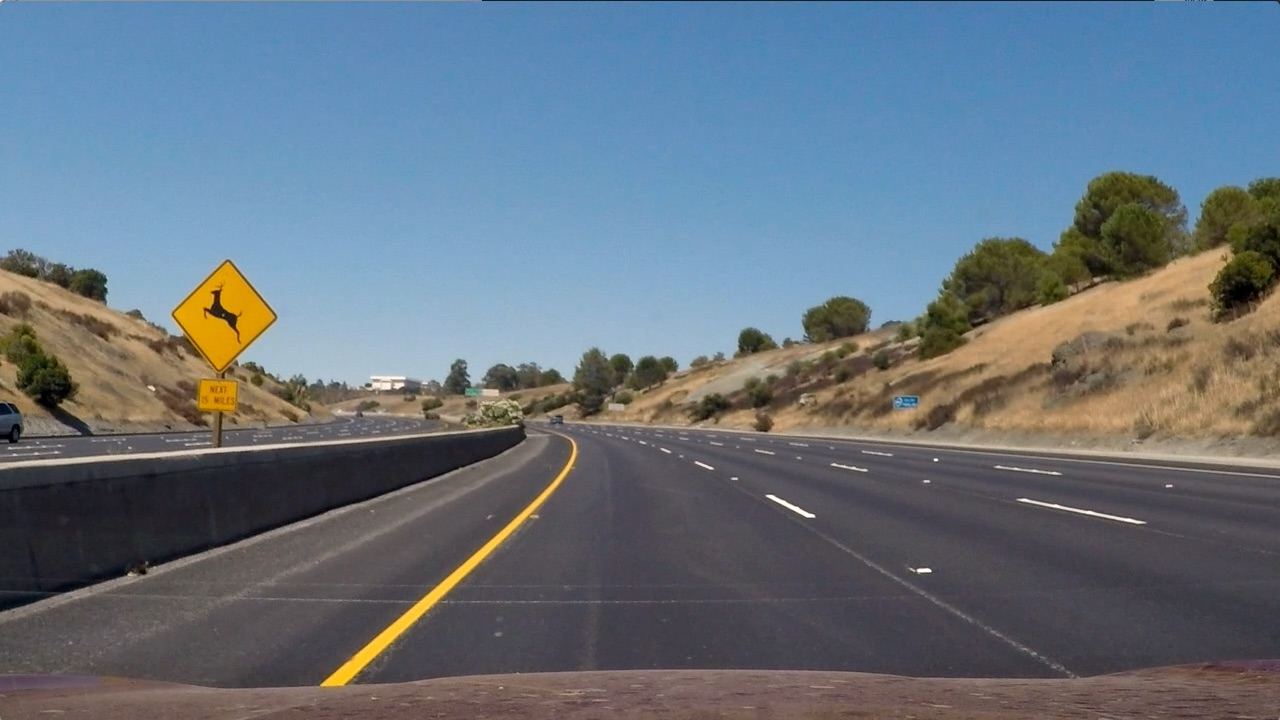
#> input picture lesson6/test2.jpg, 1280 x 720 px
$ python gradient_hls.py   (older library calls are emulated)
#> lines starting #> are read from the running program, lines starting #| are printed output that depends on the picture
import numpy as np
import cv2
import matplotlib.pyplot as plt
import matplotlib.image as mpimg


#image = mpimg.imread('bridge_shadow.jpg')
image = mpimg.imread('test2.jpg')
#> image is the input picture: shape (720, 1280, 3); mean R, G, B 102.8, 114.6, 125.5

# Edit this function to create your own pipeline.
def pipeline(img, s_thresh=(170, 255), sx_thresh=(20, 100)):
#> called with s_thresh = (170, 255), sx_thresh = (20, 100)
    img = np.copy(img)
    # Convert to HLS color space and separate the V channel
    hls = cv2.cvtColor(img, cv2.COLOR_RGB2HLS)
#> hls: shape (720, 1280, 3); mean of channels 0, 1, 2 86.2, 113.9, 64.8
    l_channel = hls[:,:,1]
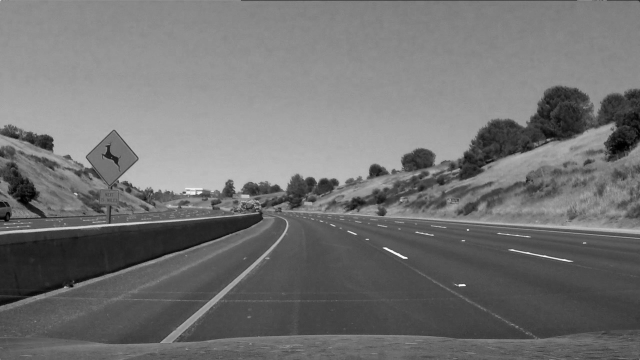
#> l_channel: shape (720, 1280) (shown at 1/2 size); min 0, max 254, mean 113.9
    s_channel = hls[:,:,2]
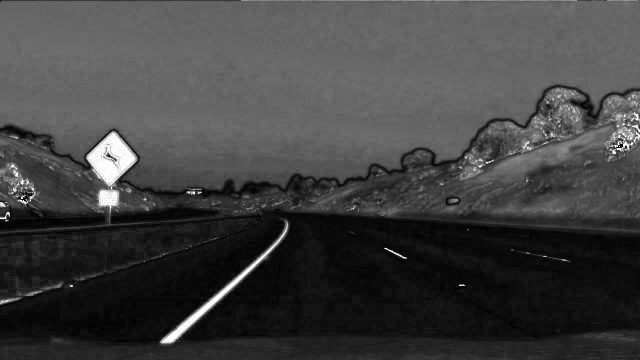
#> s_channel: shape (720, 1280) (shown at 1/2 size); min 0, max 255, mean 64.8
    # Sobel x
    sobelx = cv2.Sobel(l_channel, cv2.CV_64F, 1, 0) # Take the derivative in x
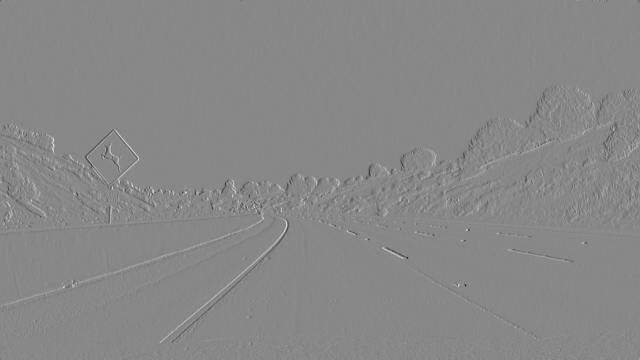
#> sobelx: shape (720, 1280) float64 (shown at 1/2 size); min -606, max 532, mean -0.1; drawn with min black and max white
    abs_sobelx = np.absolute(sobelx) # Absolute x derivative to accentuate lines away from horizontal
    scaled_sobel = np.uint8(255*abs_sobelx/np.max(abs_sobelx))

    # Threshold x gradient
    sxbinary = np.zeros_like(scaled_sobel)
    sxbinary[(scaled_sobel >= sx_thresh[0]) & (scaled_sobel <= sx_thresh[1])] = 1

    # Threshold color channel
    s_binary = np.zeros_like(s_channel)
    s_binary[(s_channel >= s_thresh[0]) & (s_channel <= s_thresh[1])] = 1
    # Stack each channel
    color_binary = np.dstack(( np.zeros_like(sxbinary), sxbinary, s_binary)) * 255
    return color_binary

result = pipeline(image)
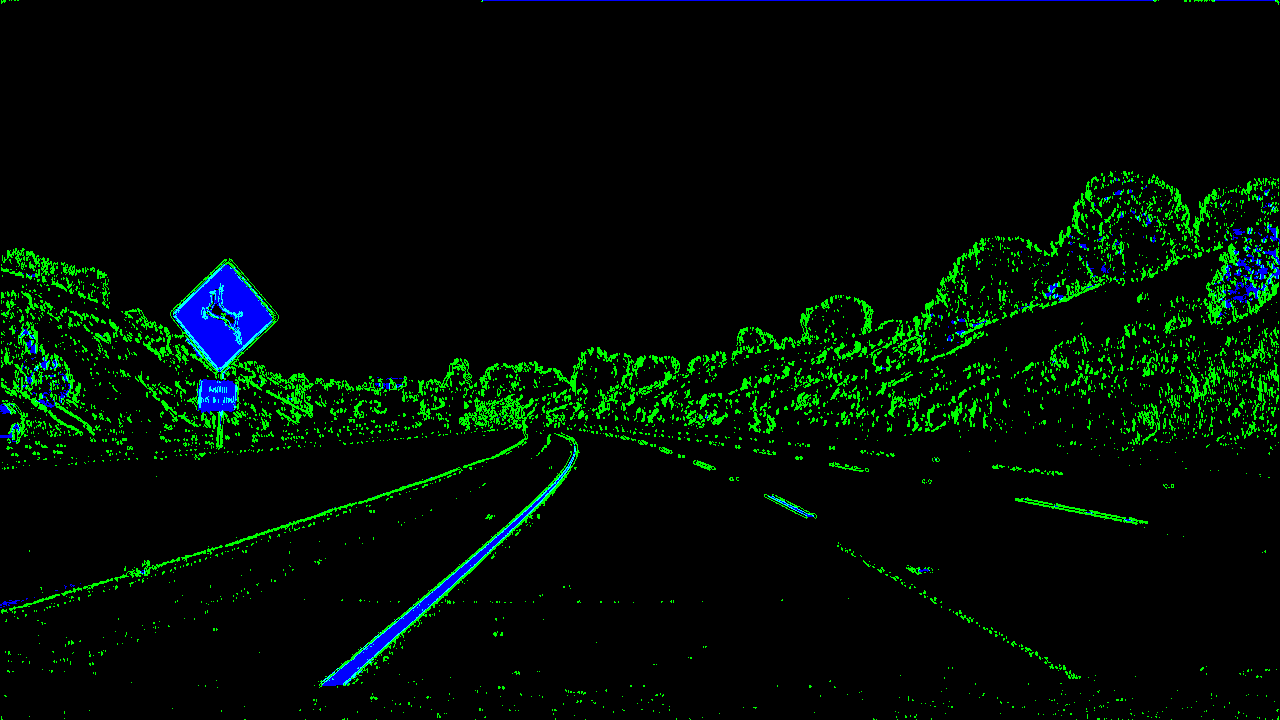
#> result: shape (720, 1280, 3); mean R, G, B 0, 12.7, 3.8

# Plot the result
f, (ax1, ax2) = plt.subplots(1, 2, figsize=(24, 9))
f.tight_layout()

ax1.imshow(image)
ax1.set_title('Original Image', fontsize=40)

ax2.imshow(result)
ax2.set_title('Pipeline Result', fontsize=40)
plt.subplots_adjust(left=0., right=1, top=0.9, bottom=0.)

plt.show()

$ run again, with lesson6/test1.jpg copied over lesson6/test2.jpg
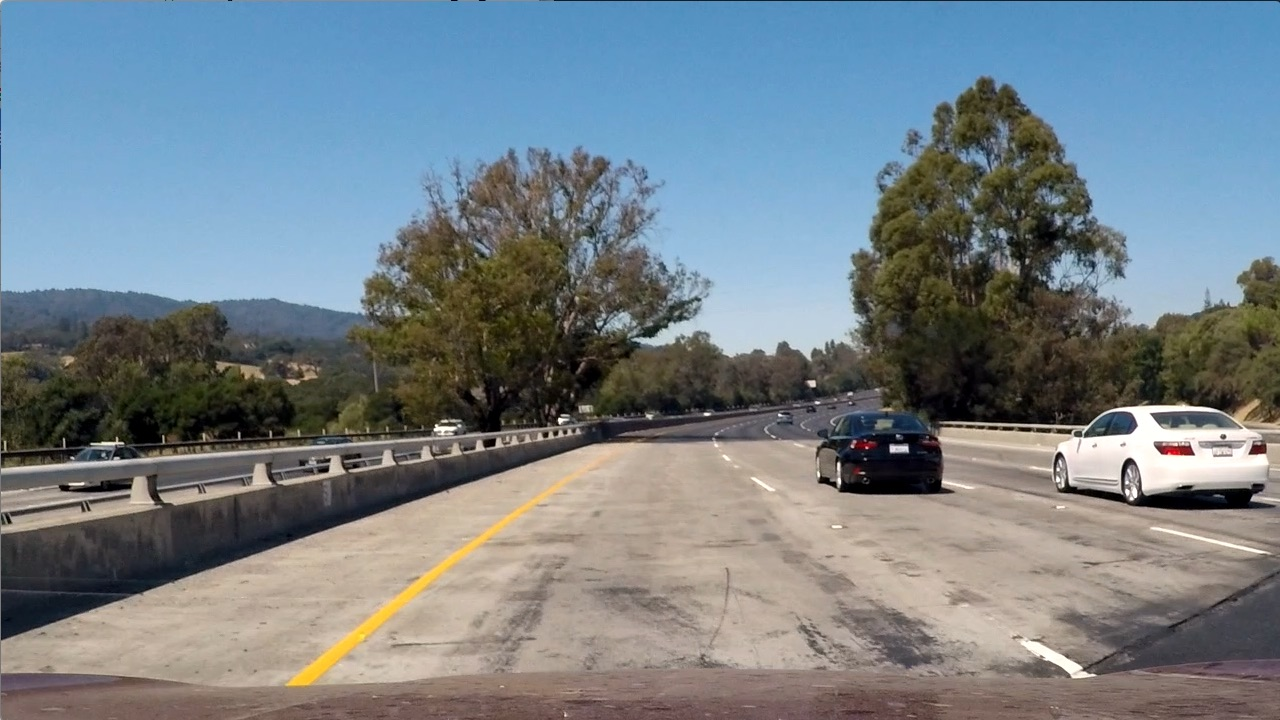
#> input picture lesson6/test1.jpg, 1280 x 720 px
#> image is the input picture: shape (720, 1280, 3); mean R, G, B 117.5, 128.7, 135.5
#> hls: shape (720, 1280, 3); mean of channels 0, 1, 2 60.2, 126.7, 74.4
#> in pipeline, `sobelx = cv2.Sobel(l_channel, cv2.CV_64F, 1, 0)`:
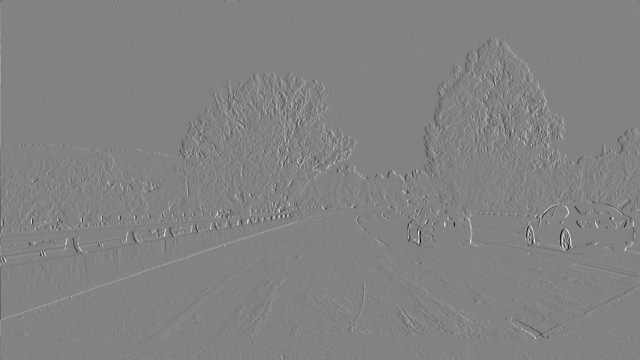
#> sobelx: shape (720, 1280) float64 (shown at 1/2 size); min -856, max 819, mean 0; drawn with min black and max white
#> `result = pipeline(image)`:
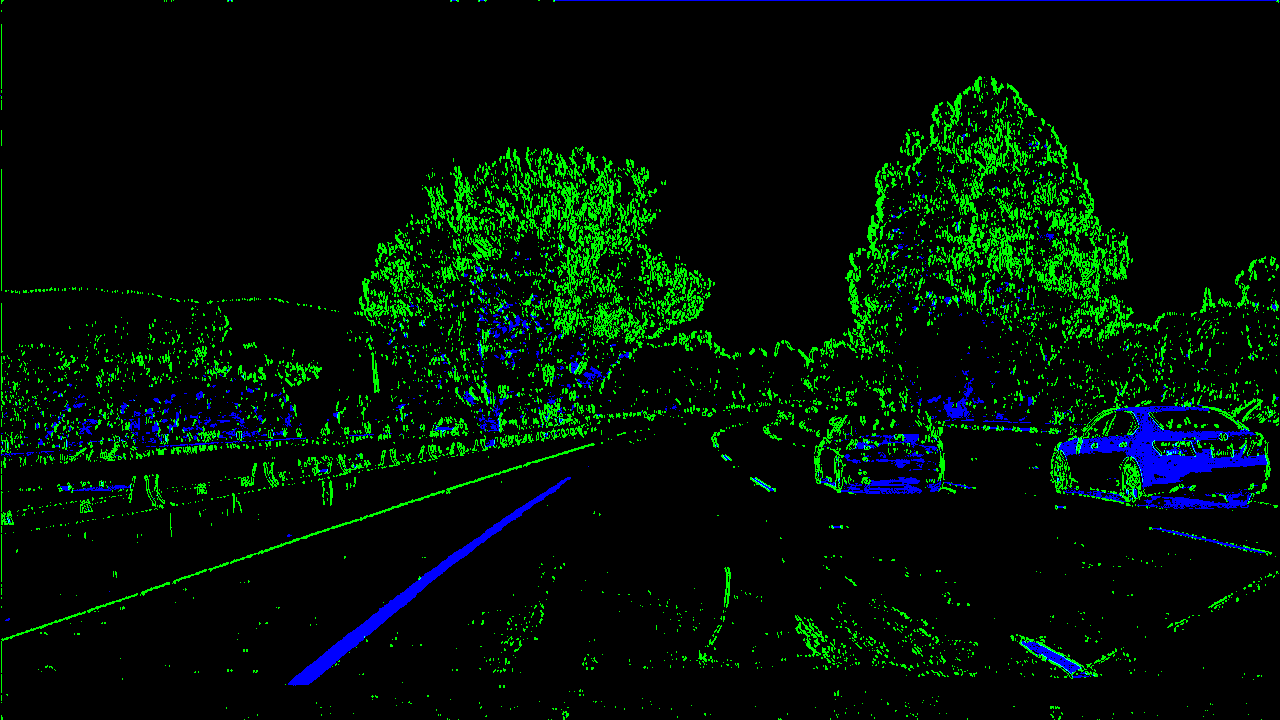
#> result: shape (720, 1280, 3); mean R, G, B 0, 16.8, 5.3

$ run again, with lesson6/test4.jpg copied over lesson6/test2.jpg
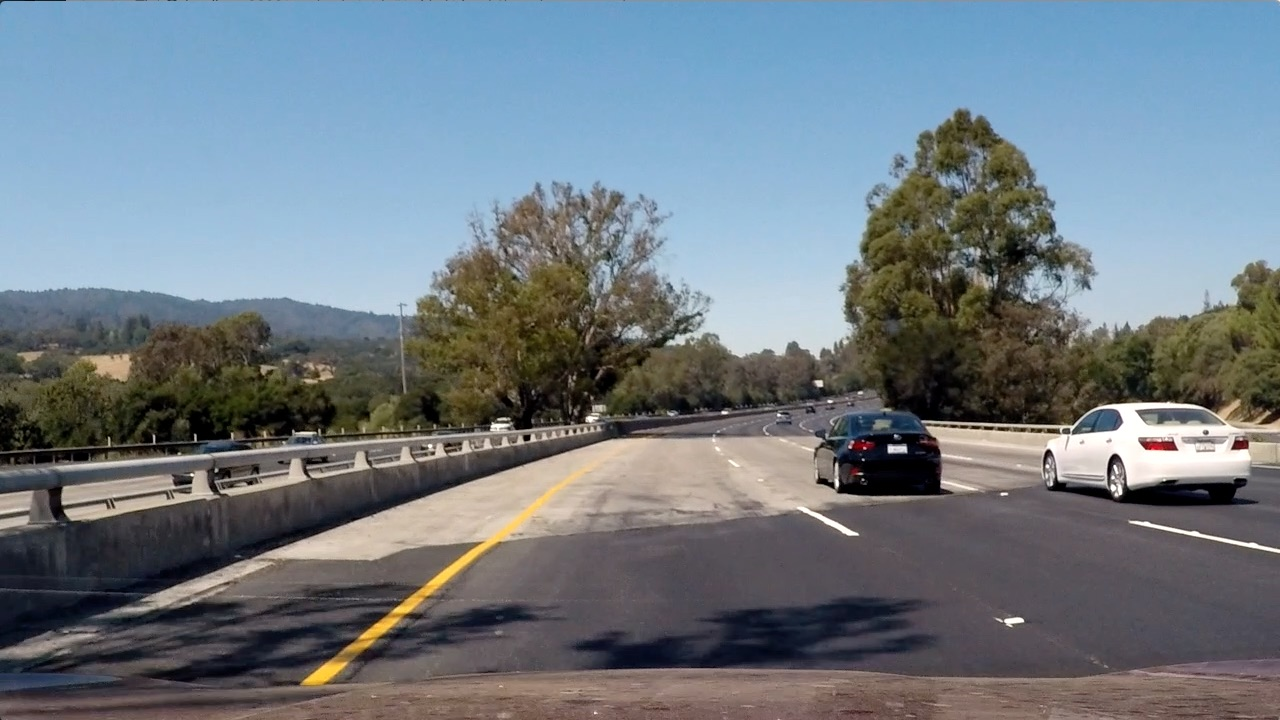
#> input picture lesson6/test4.jpg, 1280 x 720 px
#> image is the input picture: shape (720, 1280, 3); mean R, G, B 112.2, 122.7, 130.9
#> hls: shape (720, 1280, 3); mean of channels 0, 1, 2 80.5, 121.4, 71.8
#> in pipeline, `sobelx = cv2.Sobel(l_channel, cv2.CV_64F, 1, 0)`:
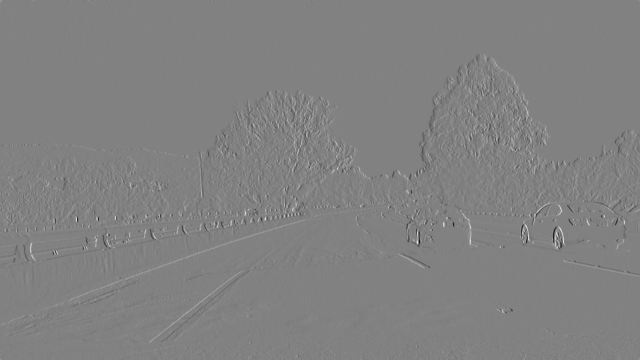
#> sobelx: shape (720, 1280) float64 (shown at 1/2 size); min -862, max 835, mean 0.1; drawn with min black and max white
#> `result = pipeline(image)`:
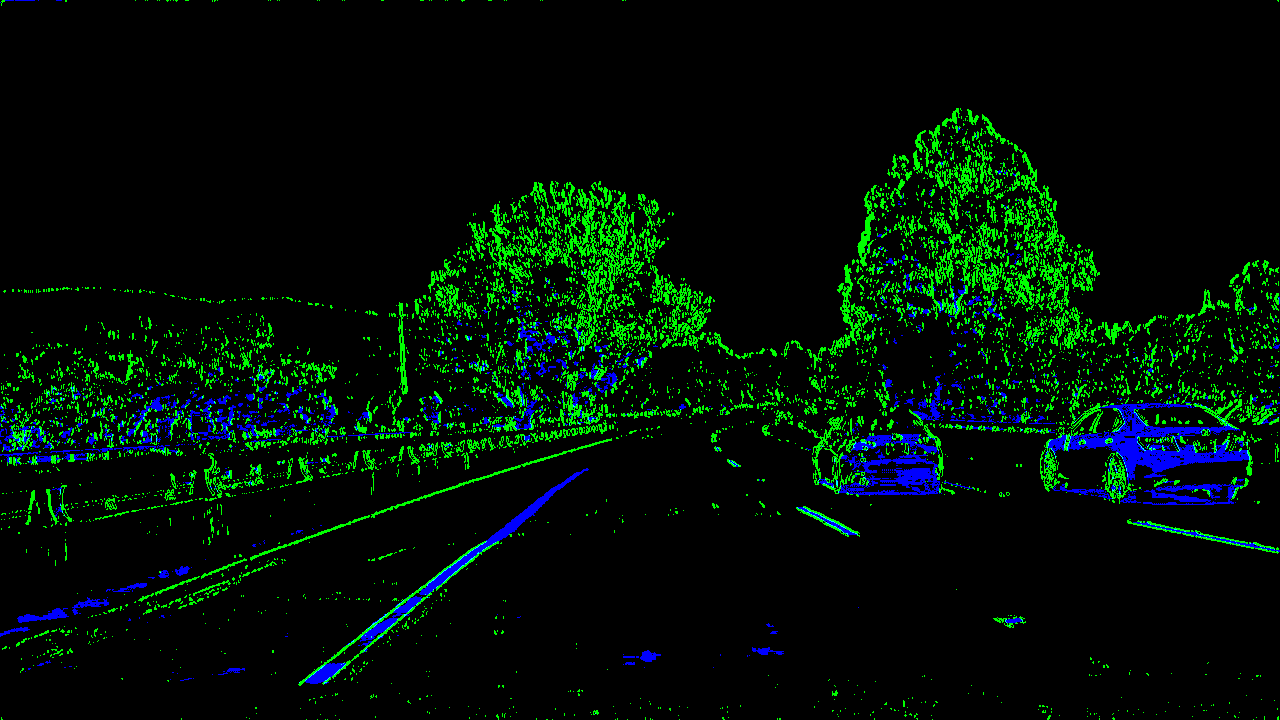
#> result: shape (720, 1280, 3); mean R, G, B 0, 16.1, 6.1
